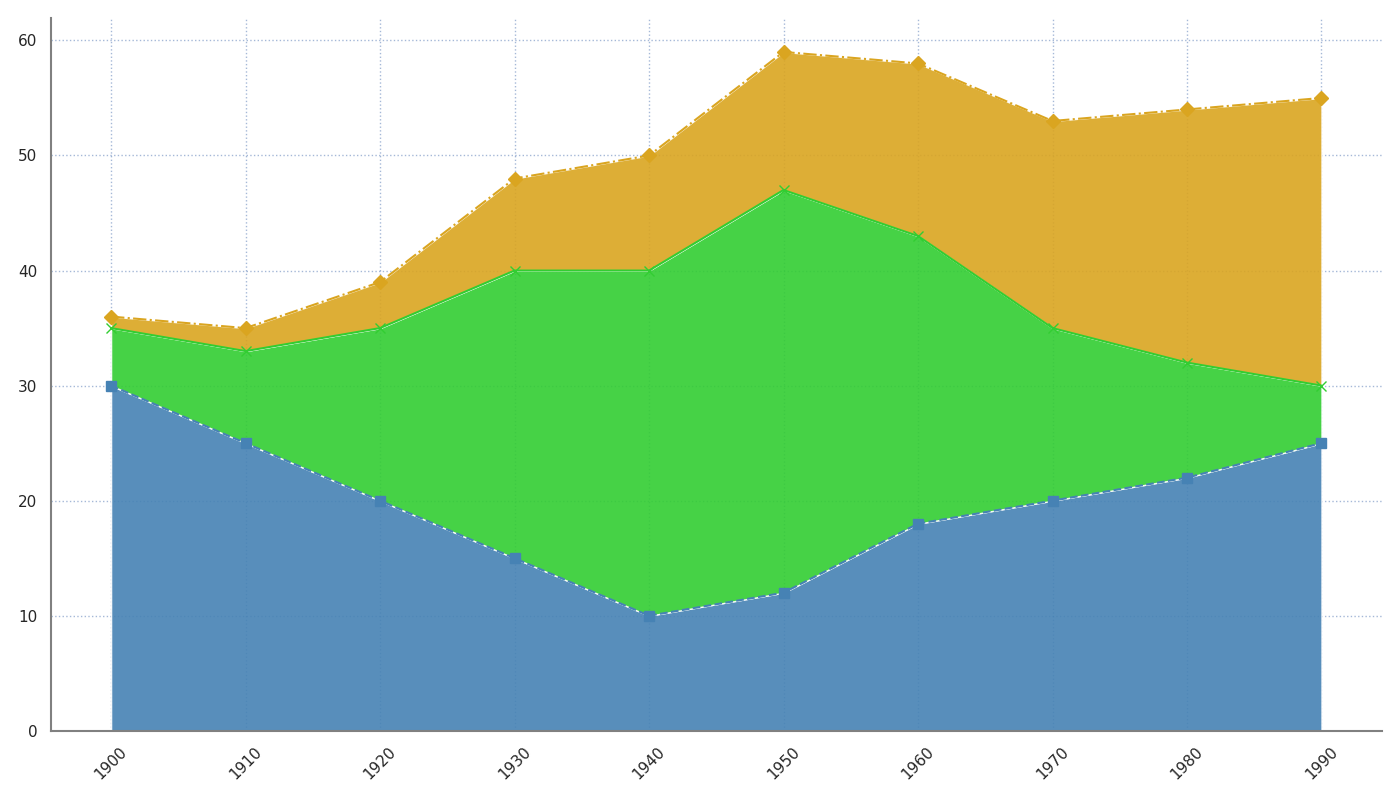

Source code (Python):
import matplotlib.pyplot as plt
import numpy as np

decades = np.arange(1900, 2000, 10)

romance = np.array([30, 25, 20, 15, 10, 12, 18, 20, 22, 25])
war = np.array([5, 8, 15, 25, 30, 35, 25, 15, 10, 5])
sci_fi = np.array([1, 2, 4, 8, 10, 12, 15, 18, 22, 25])

theme_data = np.vstack([romance, war, sci_fi])

plt.figure(figsize=(14, 8))

colors = ['#4682B4', '#32CD32', '#DAA520']  # Changed colors

plt.stackplot(decades, theme_data, colors=colors, alpha=0.9)  # Altered alpha for opacity

plt.grid(visible=True, color='b', linestyle=':', linewidth=1, alpha=0.5)  # Random grid style

# Different marker shapes and line styles for each theme
markers = ['s--', 'x-', 'D-.']
for i, theme in enumerate(theme_data):
    plt.plot(decades, np.cumsum(theme_data, axis=0)[i], markers[i], markersize=7, color=colors[i])

plt.xticks(decades, rotation=45)

# Introduced border (spines) changes
plt.gca().spines['top'].set_visible(False)
plt.gca().spines['right'].set_visible(False)
plt.gca().spines['left'].set_color('grey')
plt.gca().spines['bottom'].set_color('grey')
plt.gca().spines['left'].set_linewidth(1.5)
plt.gca().spines['bottom'].set_linewidth(1.5)

plt.tight_layout()

plt.show()
